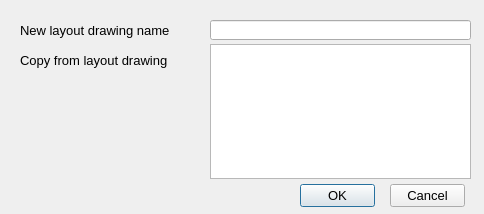
<?xml version="1.0" encoding="UTF-8"?>
<ui version="4.0">
 <class>CopyComposedDrawing_Dialog</class>
 <widget class="QDialog" name="CopyComposedDrawing_Dialog">
  <property name="geometry">
   <rect>
    <x>0</x>
    <y>0</y>
    <width>484</width>
    <height>214</height>
   </rect>
  </property>
  <property name="minimumSize">
   <size>
    <width>484</width>
    <height>214</height>
   </size>
  </property>
  <property name="maximumSize">
   <size>
    <width>484</width>
    <height>214</height>
   </size>
  </property>
  <property name="font">
   <font>
    <pointsize>10</pointsize>
   </font>
  </property>
  <property name="windowTitle">
   <string>Copy layout drawing</string>
  </property>
  <widget class="QPushButton" name="_2">
   <property name="geometry">
    <rect>
     <x>390</x>
     <y>184</y>
     <width>75</width>
     <height>23</height>
    </rect>
   </property>
   <property name="text">
    <string>Cancel</string>
   </property>
   <property name="autoDefault">
    <bool>false</bool>
   </property>
  </widget>
  <widget class="QPushButton" name="_1">
   <property name="geometry">
    <rect>
     <x>300</x>
     <y>184</y>
     <width>75</width>
     <height>23</height>
    </rect>
   </property>
   <property name="text">
    <string>OK</string>
   </property>
   <property name="default">
    <bool>true</bool>
   </property>
  </widget>
  <widget class="QLabel" name="label_4">
   <property name="geometry">
    <rect>
     <x>20</x>
     <y>20</y>
     <width>181</width>
     <height>20</height>
    </rect>
   </property>
   <property name="font">
    <font>
     <pointsize>10</pointsize>
    </font>
   </property>
   <property name="text">
    <string>New layout drawing name</string>
   </property>
   <property name="alignment">
    <set>Qt::AlignLeading|Qt::AlignLeft|Qt::AlignVCenter</set>
   </property>
  </widget>
  <widget class="QLabel" name="label_5">
   <property name="geometry">
    <rect>
     <x>20</x>
     <y>50</y>
     <width>181</width>
     <height>20</height>
    </rect>
   </property>
   <property name="font">
    <font>
     <pointsize>10</pointsize>
    </font>
   </property>
   <property name="text">
    <string>Copy from layout drawing</string>
   </property>
   <property name="alignment">
    <set>Qt::AlignLeading|Qt::AlignLeft|Qt::AlignVCenter</set>
   </property>
  </widget>
  <widget class="QLineEdit" name="_100">
   <property name="geometry">
    <rect>
     <x>210</x>
     <y>20</y>
     <width>261</width>
     <height>20</height>
    </rect>
   </property>
  </widget>
  <widget class="RCComboList" name="_101">
   <property name="geometry">
    <rect>
     <x>210</x>
     <y>44</y>
     <width>261</width>
     <height>135</height>
    </rect>
   </property>
   <property name="minimumSize">
    <size>
     <width>261</width>
     <height>135</height>
    </size>
   </property>
   <property name="maximumSize">
    <size>
     <width>261</width>
     <height>135</height>
    </size>
   </property>
   <property name="editTriggers">
    <set>QAbstractItemView::NoEditTriggers</set>
   </property>
   <property name="showDropIndicator" stdset="0">
    <bool>false</bool>
   </property>
   <property name="selectionBehavior">
    <enum>QAbstractItemView::SelectRows</enum>
   </property>
   <property name="verticalScrollMode">
    <enum>QAbstractItemView::ScrollPerItem</enum>
   </property>
  </widget>
 </widget>
 <customwidgets>
  <customwidget>
   <class>RCComboList</class>
   <extends>QListWidget</extends>
   <header>../RealCADQt/source/rccombolist.h</header>
  </customwidget>
 </customwidgets>
 <resources/>
 <connections/>
</ui>
